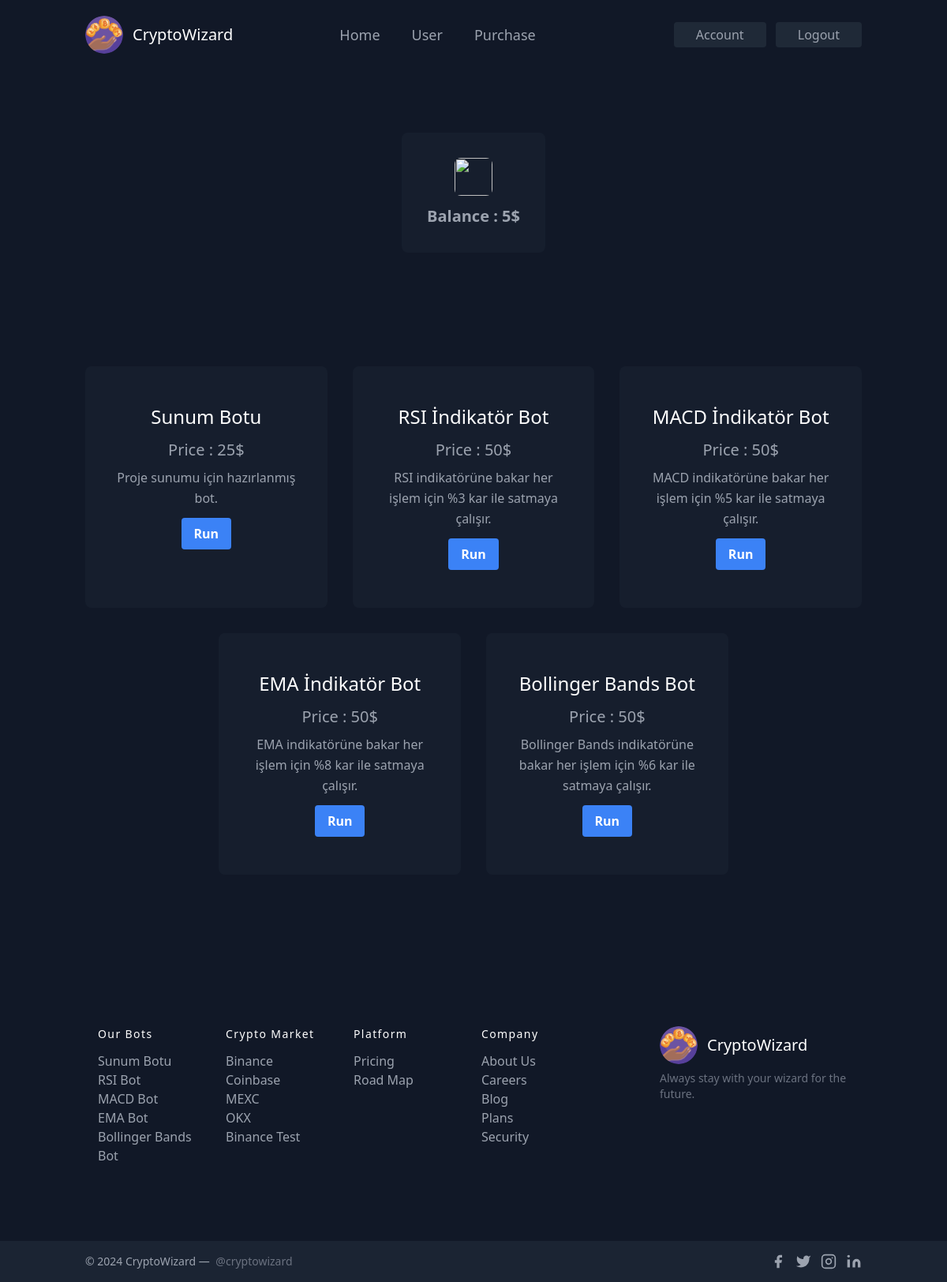
The page /purchase (signed in) on the database its author committed.
### server/models.py (models this page shows, shortened)
class User(db.Model, UserMixin):
    id = db.Column(db.Integer, primary_key=True)
    username = db.Column(db.String(10), unique=True, nullable=False)
    email = db.Column(db.String(120), unique=True, nullable=False)
    password = db.Column(db.String(60), nullable=False)
    balance = db.Column(db.Integer, nullable=False, default=0)
    transactions = db.relationship('Transaction', backref='abuzer', lazy=True)

class Bot(db.Model):
    id = db.Column(db.Integer, primary_key=True)
    name = db.Column(db.String(10), unique=True, nullable=False)
    price = db.Column(db.Integer, nullable=False, default=0)
    info = db.Column(db.String(1000))
    bots = db.relationship('Transaction', backref='komur', lazy=True)

class Transaction(db.Model):
    id = db.Column(db.Integer, primary_key=True)
    user_id = db.Column(db.Integer, db.ForeignKey('user.id'), nullable=False)
    date = db.Column(db.DateTime, default=datetime.utcnow)
    bot_id = db.Column(db.Integer,db.ForeignKey('bot.id') ,nullable=False)
    price = db.Column(db.Integer, nullable=False)

### server/routes.py (the view)
@app.route("/purchase")
@login_required
def purchase():
    page = request.args.get('page', 1, type=int)
    bots = Bot.query.order_by(Bot.id.asc()).paginate(page=page, per_page=5)
    transactions = Transaction.query.filter_by(user_id=current_user.id).order_by(Transaction.id.asc()).paginate(page=page, per_page=5)
    return render_template('purchase.html', bots=bots, transactions=transactions)

### server/models.py (called while the page is built)
@login_manager.user_loader
def load_user(user_id):
    return User.query.get(int(user_id))

### server/templates/purchase.html (shortened to what this page needs)
{% extends "layout.html" %}
{% block content %}
{% if current_user.is_authenticated %}
<section class="text-gray-400 bg-gray-900 body-font">
    <div class="container px-5 py-24 mx-auto">
        <div class="flex flex-wrap justify-center -m-4 -mb-4">
            {% if current_user.is_authenticated %}
            <div
                class="h-full bg-gray-800 bg-opacity-40 px-8 pt-8 pb-8 rounded-lg overflow-hidden text-center relative mb-36">
                    <img src="{{ url_for('static', filename='images/money-bag.png') }}" class="rounded-lg w-12 h-12 mb-3 inline-block" />
                <p class="hover:text-white font-bold text-xl">Balance : {{ current_user.balance }}$</p>
            </div>
            {% endif %}
        </div>
        <div class="flex flex-wrap justify-center -m-4">
            {% for bot in bots.items %}
            {% set temp = [] %}
            <div class="p-4 lg:w-1/3">
                <div
                    class="h-full bg-gray-800 bg-opacity-40 px-8 pt-12 pb-12 rounded-lg overflow-hidden text-center relative">
                    <h1 class="title-font sm:text-2xl text-xl font-medium text-white mb-3"> {{ bot.name }}</h1>
                    <p class="mb-2 text-xl text-center"> Price : {{ bot.price }}$ </p>
                    <p class="leading-relaxed mb-3">{{ bot.info }}</p>
                    <button class="bg-blue-500 hover:bg-blue-700 text-white font-bold py-2 px-4 rounded">
                        {% if transactions %}
                        {% for transaction in transactions.items %}
                        {% if bot.id == transaction.bot_id %}
                        <div class=>
                            <a href="{{ url_for('bot'+bot.id|string) }}">Run</a>
                            {% endif %}
                            {% endfor %}
                                {% else %}
                                <div>
                                    <a href="{{ url_for('purchase_bot'+bot.id|string) }}">Purchase</a>
                                    {% endif %}
                                </div>
                    </button>
                </div>
            </div>
            {% endfor %}
        </div>
    </div>
    </div>
<footer class="text-gray-400 bg-gray-900 body-font">
    <div
        class="container px-5 py-24 mx-auto flex md:items-center lg:items-start md:flex-row md:flex-nowrap flex-wrap flex-col">
        <div class="w-64 flex-shrink-0 md:mx-0 mx-auto text-center md:text-left md:mt-0 mt-10">
            <a class="flex title-font font-medium items-center md:justify-start justify-center text-white">
                <img src="{{ url_for('static', filename='images/cryptowizard.png') }}" class="w-12 h-12 rounded-full" viewBox="0 0 24 24" />
                <span class="ml-3 text-xl">CryptoWizard</span>
            </a>
            <p class="mt-2 text-sm text-gray-500">Always stay with your wizard for the future.</p>
        </div>
        <div class="flex-grow flex flex-wrap md:pr-20 -mb-10 md:text-left text-center order-first">
            <div class="lg:w-1/4 md:w-1/2 w-full px-4">
                <h2 class="title-font font-medium text-white tracking-widest text-sm mb-3">Our Bots</h2>
                <nav class="list-none mb-10">
                    <li>
                        <a class="text-gray-400 hover:text-white">Sunum Botu</a>
                    </li>
                    <li>
                        <a class="text-gray-400 hover:text-white">RSI Bot</a>
                    </li>
                    <li>
                        <a class="text-gray-400 hover:text-white">MACD Bot</a>
                    </li>
                    <li>
                        <a class="text-gray-400 hover:text-white">EMA Bot</a>
                    </li>
                    <li>
                        <a class="text-gray-400 hover:text-white">Bollinger Bands Bot</a>
                    </li>
                </nav>
            </div>
            <div class="lg:w-1/4 md:w-1/2 w-full px-4">
                <h2 class="title-font font-medium text-white tracking-widest text-sm mb-3">Crypto Market</h2>
                <nav class="list-none mb-10">
                    <li>
                        <a class="text-gray-400 hover:text-white" href='https://www.binance.com/tr'
                            target="_blank">Binance</a>
                    </li>
                    <li>
                        <a class="text-gray-400 hover:text-white" href='https://www.coinbase.com/tr/'
                            target='_blank'>Coinbase</a>
                    </li>
                    <li>
                        <a class="text-gray-400 hover:text-white" href='https://www.mexc.com/tr-TR'
                            target='_blank'>MEXC</a>
                    </li>
                    <li>
                        <a class="text-gray-400 hover:text-white" href='https://www.okx.com/tr'
                            target='_blank'>OKX</a>
                    </li>
                    <li>
                        <a class="text-gray-400 hover:text-white" href='https://testnet.binancefuture.com'
                            target='_blank'>Binance Test</a>
                    </li>
                </nav>
            </div>
            <div class="lg:w-1/4 md:w-1/2 w-full px-4">
                <h2 class="title-font font-medium text-white tracking-widest text-sm mb-3">Platform</h2>
                <nav class="list-none mb-10">
                    <li>
                        <a class="text-gray-400 hover:text-white">Pricing</a>
                    </li>
                    <li>
                        <a class="text-gray-400 hover:text-white">Road Map</a>
                    </li>
                </nav>
            </div>
            <div class="lg:w-1/4 md:w-1/2 w-full px-4">
                <h2 class="title-font font-medium text-white tracking-widest text-sm mb-3">Company</h2>
                <nav class="list-none mb-10">
                    <li>
                        <a class="text-gray-400 hover:text-white">About Us</a>
                    </li>
                    <li>
                        <a class="text-gray-400 hover:text-white">Careers</a>
                    </li>
                    <li>
                        <a class="text-gray-400 hover:text-white">Blog</a>
                    </li>
                    <li>
                        <a class="text-gray-400 hover:text-white">Plans</a>
                    </li>
                    <li>
                        <a class="text-gray-400 hover:text-white">Security</a>
                    </li>
                </nav>
            </div>
        </div>
    </div>
    <div class="bg-gray-800 bg-opacity-75">
        <div class="container mx-auto py-4 px-5 flex flex-wrap flex-col sm:flex-row">
            <p class="text-gray-400 text-sm text-center sm:text-left">© 2024 CryptoWizard —
                <a href="https://twitter.com/knyttneve" class="text-gray-500 ml-1" rel="noopener noreferrer"
                    target="_blank">@cryptowizard</a>
            </p>
            <span class="inline-flex sm:ml-auto sm:mt-0 mt-2 justify-center sm:justify-start">
                <a class="text-gray-400">
                    <svg fill="currentColor" stroke-linecap="round" stroke-linejoin="round" stroke-width="2"
                        class="w-5 h-5" viewBox="0 0 24 24">
                        <path d="M18 2h-3a5 5 0 00-5 5v3H7v4h3v8h4v-8h3l1-4h-4V7a1 1 0 011-1h3z"></path>
                    </svg>
                </a>
                <a class="ml-3 text-gray-400">
                    <svg fill="currentColor" stroke-linecap="round" stroke-linejoin="round" stroke-width="2"
                        class="w-5 h-5" viewBox="0 0 24 24">
                        <path
                            d="M23 3a10.9 10.9 0 01-3.14 1.53 4.48 4.48 0 00-7.86 3v1A10.66 10.66 0 013 4s-4 9 5 13a11.64 11.64 0 01-7 2c9 5 20 0 20-11.5a4.5 4.5 0 00-.08-.83A7.72 7.72 0 0023 3z">
                        </path>
                    </svg>
                </a>
                <a class="ml-3 text-gray-400">
                    <svg fill="none" stroke="currentColor" stroke-linecap="round" stroke-linejoin="round"
                        stroke-width="2" class="w-5 h-5" viewBox="0 0 24 24">
                        <rect width="20" height="20" x="2" y="2" rx="5" ry="5"></rect>
                        <path d="M16 11.37A4 4 0 1112.63 8 4 4 0 0116 11.37zm1.5-4.87h.01"></path>
                    </svg>
                </a>
                <a class="ml-3 text-gray-400">
                    <svg fill="currentColor" stroke="currentColor" stroke-linecap="round" stroke-linejoin="round"
                        stroke-width="0" class="w-5 h-5" viewBox="0 0 24 24">
                        <path stroke="none"
                            d="M16 8a6 6 0 016 6v7h-4v-7a2 2 0 00-2-2 2 2 0 00-2 2v7h-4v-7a6 6 0 016-6zM2 9h4v12H2z">
                        </path>
                        <circle cx="4" cy="4" r="2" stroke="none"></circle>
                    </svg>
                </a>
            </span>
        </div>
    </div>
</footer>
{% endif %}
{% endblock content %}

### server/static/main.css (style rules this page uses)
body { --tw-bg-opacity: 1; background-color: rgb(17 24 39 / var(--tw-bg-opacity)); --tw-text-opacity: 1; color: rgb(156 163 175 / var(--tw-text-opacity)); }

### rows shown on the page
User: balance "5"
Bot: name "Sunum Botu", price "25", info "Proje sunumu için hazırlanmış bot."
Bot: name "RSI İndikatör Bot", price "50", info "RSI indikatörüne bakar her işlem için %3 kar ile satmaya çalışır."
Bot: name "MACD İndikatör Bot", price "50", info "MACD indikatörüne bakar her işlem için %5 kar ile satmaya çalışır."
Bot: name "EMA İndikatör Bot", price "50", info "EMA indikatörüne bakar her işlem için %8 kar ile satmaya çalışır."
Bot: name "Bollinger Bands Bot", price "50", info "Bollinger Bands indikatörüne bakar her işlem için %6 kar ile satmaya çalışır."
